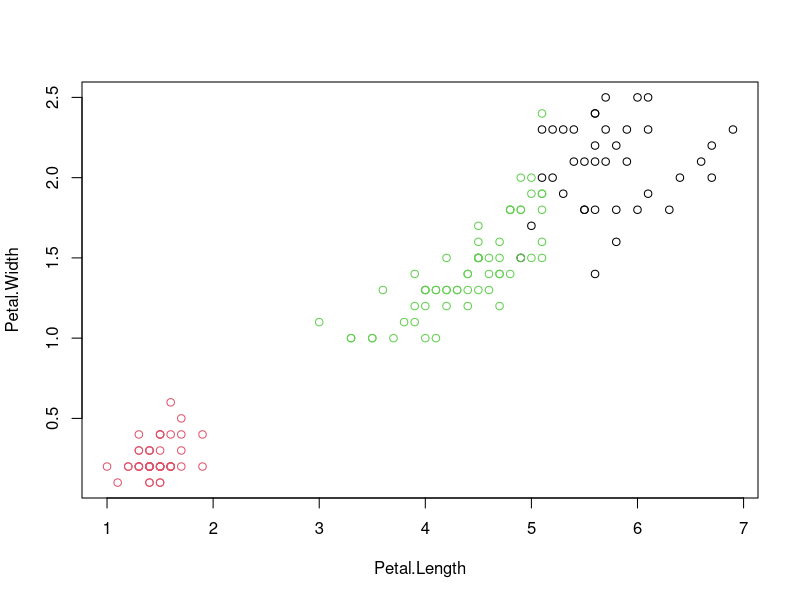

Source code (R):
library(datasets)
head(iris)
data1 <- iris

# deleting species column
data1$Species <- NULL # nolint

head(data1)

result <- kmeans(data1, 3)
print("Result: ")
result
pdf("lab4_plot.pdf")
plot(iris[c("Petal.Length", "Petal.Width")], col = result$cluster)
dev.off()